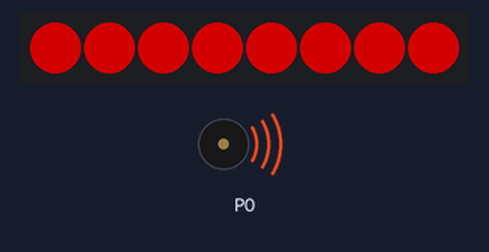
Recording of a program running on a simulated BBC micro:bit (MakeCode). Shown: 8 RGB LEDs in strip order, left to right, buzzer (waves = sounding). Dim RGB values are drawn brighter than linear.

Above: at 0.25 s.
At 16.6 s:
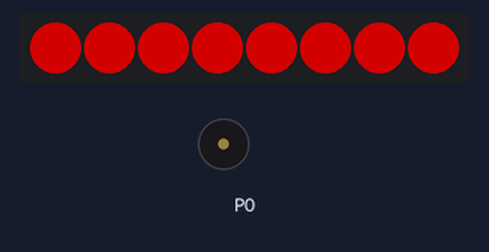
At 18.8 s:
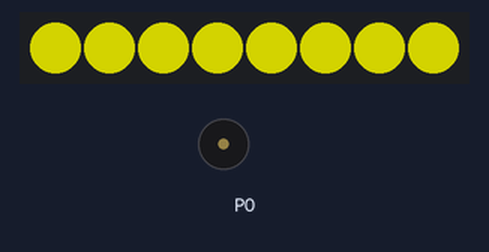
At 25.4 s:
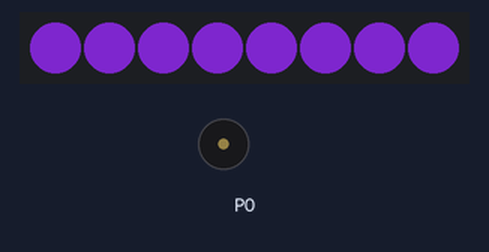
At 28.8 s:
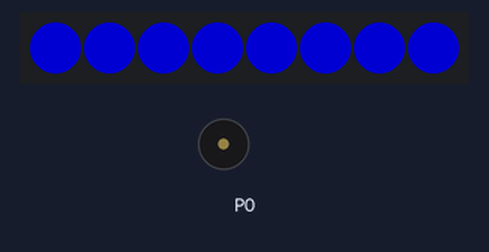
At 37.6 s:
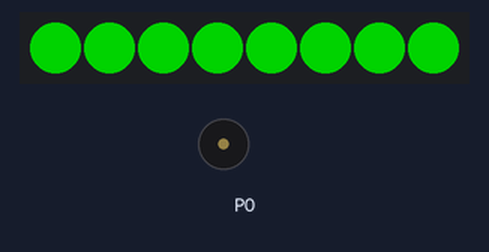
Timing chart, 0 to 40.0 s (numbered marks = the images above):
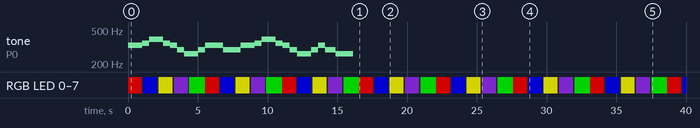

The program:

main.ts
```typescript
let strip = neopixel.create(DigitalPin.P1, 8, NeoPixelMode.RGB)
music.startMelody(music.builtInMelody(Melodies.Ode), MelodyOptions.Once)
music.setVolume(140)
basic.forever(function () {
    strip.showColor(neopixel.colors(NeoPixelColors.Red))
    basic.pause(1000)
    strip.showColor(neopixel.colors(NeoPixelColors.Black))
    basic.pause(100)
    strip.showColor(neopixel.colors(NeoPixelColors.Blue))
    basic.pause(1000)
    strip.showColor(neopixel.colors(NeoPixelColors.Black))
    basic.pause(100)
    strip.showColor(neopixel.colors(NeoPixelColors.Yellow))
    basic.pause(1000)
    strip.showColor(neopixel.colors(NeoPixelColors.Black))
    basic.pause(100)
    strip.showColor(neopixel.colors(NeoPixelColors.Violet))
    basic.pause(1000)
    strip.showColor(neopixel.colors(NeoPixelColors.Black))
    basic.pause(100)
    strip.showColor(neopixel.colors(NeoPixelColors.Green))
    basic.pause(1000)
    basic.pause(100)
})
```

test.ts
```typescript
// テストはここに来ます。このパッケージが拡張機能として使用されるときにはコンパイルされません。
```

Measured:
- by itself, tone on P0: plays 330 Hz for 1.0 s, 349 Hz for 0.51 s, 392 Hz for 1.0 s, 349 Hz for 0.51 s, 330 Hz for 0.51 s, 294 Hz for 0.51 s … (21 notes in this stretch)
- by itself, RGB LED 0–7: repeats every 5.5 s: off 0.10 s, RGB(0, 0, 127) 1.0 s, off 0.10 s, RGB(127, 127, 0) 1.0 s, off 0.10 s, RGB(69, 21, 113) 1.0 s, off 0.10 s, RGB(0, 127, 0) 1.1 s, RGB(127, 0, 0) 1.0 s
- what the display in image 1 shows lasts 1.0 s, from 16.6 s to 17.6 s
